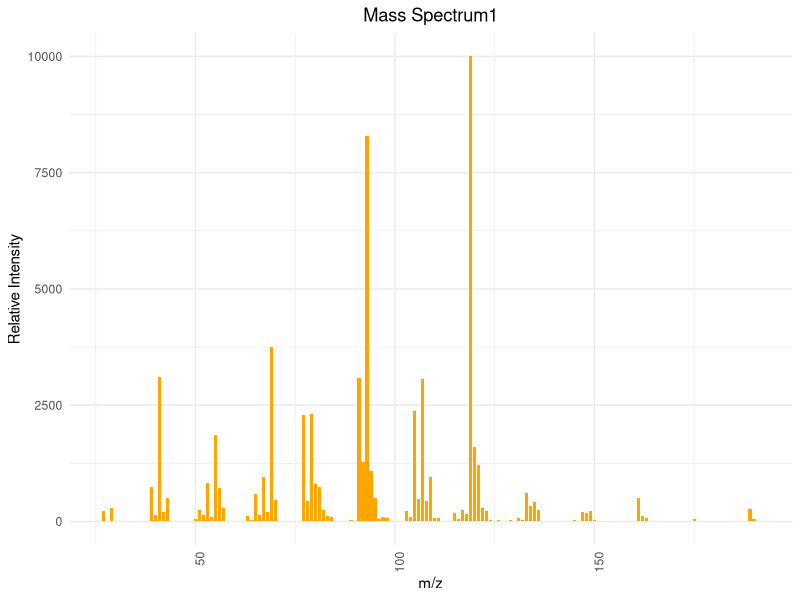

Generate this figure with R:
## ---- chunk 1
# 安装并加载所需的包
library(ggplot2)

# 图1
mz1 <- c(27, 29, 39, 40, 41, 42, 43, 50, 51, 52, 53, 54, 55, 56, 57, 63, 64, 65, 66, 67, 68, 69, 70, 77, 78, 79, 80, 81, 82, 83, 84, 89, 90, 91, 92, 93, 94, 95, 96, 97, 98, 103, 104, 105, 106, 107, 108, 109, 110, 111, 115, 116, 117, 118, 119, 120, 121, 122, 123, 124, 126, 129, 131, 132, 133, 134, 135, 136, 145, 147, 148, 149, 150, 161, 162, 163, 175, 176, 189, 190, 191)
intensity1 <- c(220, 280, 750, 140, 3110, 210, 500, 50, 250, 130, 830, 90, 1860, 730, 290, 110, 30, 590, 150, 950, 210, 3760, 470, 2290, 440, 2320, 810, 750, 240, 110, 100, 40, 20, 3090, 1280, 8280, 1080, 500, 60, 90, 70, 220, 90, 2370, 490, 3070, 440, 960, 80, 80, 180, 60, 250, 170, 9999, 1600, 1210, 300, 230, 30, 40, 40, 70, 40, 610, 330, 410, 250, 40, 210, 190, 230, 30, 500, 120, 70, 50, 20, 270, 50, 20)

data1 <- data.frame(mz1, intensity1)


ggplot(data1, aes(x=mz1, y=intensity1)) +
  geom_bar(stat="identity", fill="orange", width=0.8) + 
  theme_minimal() + 
  labs(title="Mass Spectrum1",
       x="m/z",
       y="Relative Intensity") + 
  theme(axis.text.x = element_text(angle = 90, hjust = 1), plot.title = element_text(hjust = 0.5))  
